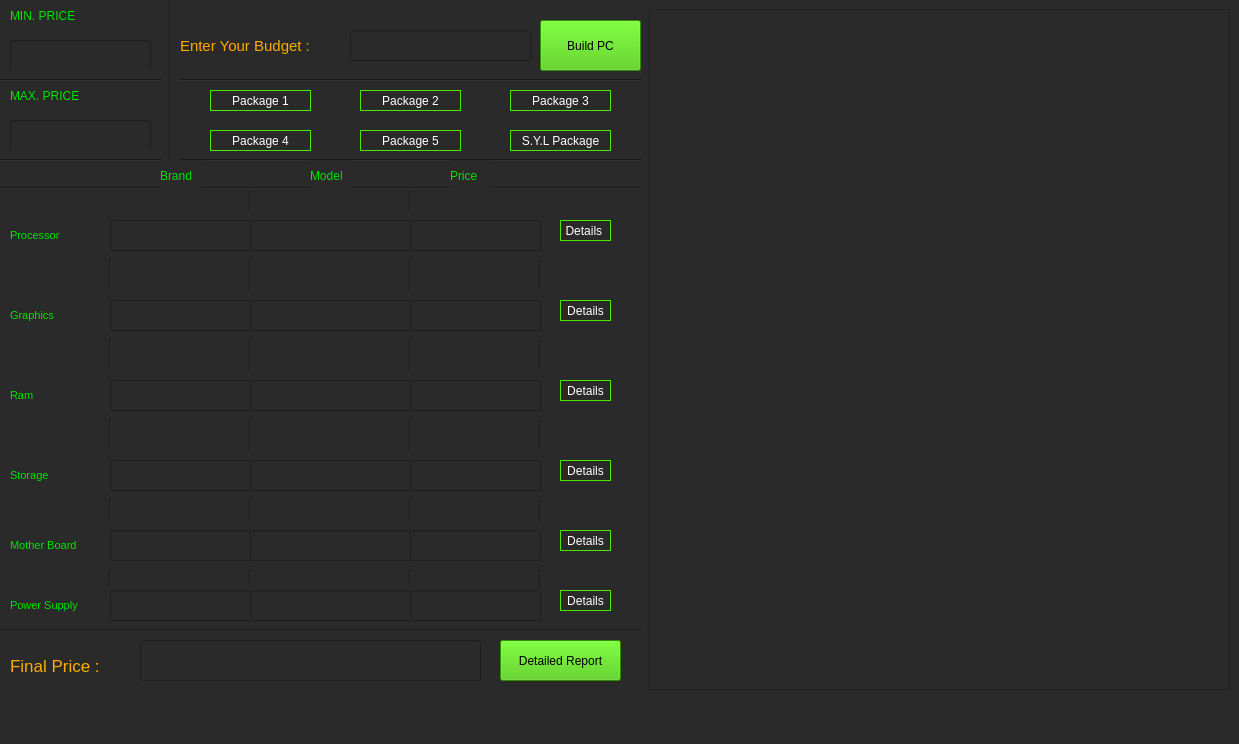
<?xml version="1.0" encoding="UTF-8"?>
<ui version="4.0">
 <class>MainWindow</class>
 <widget class="QMainWindow" name="MainWindow">
  <property name="geometry">
   <rect>
    <x>0</x>
    <y>0</y>
    <width>1239</width>
    <height>744</height>
   </rect>
  </property>
  <property name="windowTitle">
   <string>PC Builder</string>
  </property>
  <property name="styleSheet">
   <string notr="true">background-color: rgb(42, 42, 42);</string>
  </property>
  <widget class="QWidget" name="centralwidget">
   <widget class="Line" name="line">
    <property name="geometry">
     <rect>
      <x>160</x>
      <y>0</y>
      <width>20</width>
      <height>161</height>
     </rect>
    </property>
    <property name="orientation">
     <enum>Qt::Vertical</enum>
    </property>
   </widget>
   <widget class="QWidget" name="verticalLayoutWidget">
    <property name="geometry">
     <rect>
      <x>649</x>
      <y>9</y>
      <width>581</width>
      <height>681</height>
     </rect>
    </property>
    <layout class="QVBoxLayout" name="verticalLayout">
     <item>
      <widget class="QTextBrowser" name="display">
       <property name="styleSheet">
        <string notr="true">color: rgb(255, 255, 255);</string>
       </property>
       <property name="html">
        <string>&lt;!DOCTYPE HTML PUBLIC &quot;-//W3C//DTD HTML 4.0//EN&quot; &quot;http://www.w3.org/TR/REC-html40/strict.dtd&quot;&gt;
&lt;html&gt;&lt;head&gt;&lt;meta name=&quot;qrichtext&quot; content=&quot;1&quot; /&gt;&lt;style type=&quot;text/css&quot;&gt;
p, li { white-space: pre-wrap; }
&lt;/style&gt;&lt;/head&gt;&lt;body style=&quot; font-family:'MS Shell Dlg 2'; font-size:7.8pt; font-weight:400; font-style:normal;&quot;&gt;
&lt;p style=&quot;-qt-paragraph-type:empty; margin-top:0px; margin-bottom:0px; margin-left:0px; margin-right:0px; -qt-block-indent:0; text-indent:0px;&quot;&gt;&lt;br /&gt;&lt;/p&gt;&lt;/body&gt;&lt;/html&gt;</string>
       </property>
      </widget>
     </item>
    </layout>
   </widget>
   <widget class="QLabel" name="label">
    <property name="geometry">
     <rect>
      <x>10</x>
      <y>0</y>
      <width>111</width>
      <height>31</height>
     </rect>
    </property>
    <property name="font">
     <font>
      <pointsize>9</pointsize>
     </font>
    </property>
    <property name="styleSheet">
     <string notr="true">
color: rgb(0, 229, 0);</string>
    </property>
    <property name="text">
     <string>MIN. PRICE</string>
    </property>
   </widget>
   <widget class="QLabel" name="label_2">
    <property name="geometry">
     <rect>
      <x>10</x>
      <y>80</y>
      <width>111</width>
      <height>31</height>
     </rect>
    </property>
    <property name="font">
     <font>
      <pointsize>9</pointsize>
     </font>
    </property>
    <property name="styleSheet">
     <string notr="true">
color: rgb(0, 229, 0);</string>
    </property>
    <property name="text">
     <string>MAX. PRICE</string>
    </property>
   </widget>
   <widget class="QLineEdit" name="leMinprice">
    <property name="geometry">
     <rect>
      <x>10</x>
      <y>40</y>
      <width>141</width>
      <height>31</height>
     </rect>
    </property>
    <property name="styleSheet">
     <string notr="true">border-color: rgb(0, 0, 0);
color: rgb(255, 255, 255);</string>
    </property>
   </widget>
   <widget class="QLineEdit" name="leMaxprice">
    <property name="geometry">
     <rect>
      <x>10</x>
      <y>120</y>
      <width>141</width>
      <height>31</height>
     </rect>
    </property>
    <property name="styleSheet">
     <string notr="true">border-color: rgb(0, 0, 0);
color: rgb(255, 255, 255);</string>
    </property>
   </widget>
   <widget class="Line" name="line_2">
    <property name="geometry">
     <rect>
      <x>0</x>
      <y>70</y>
      <width>161</width>
      <height>20</height>
     </rect>
    </property>
    <property name="orientation">
     <enum>Qt::Horizontal</enum>
    </property>
   </widget>
   <widget class="QLabel" name="label_3">
    <property name="geometry">
     <rect>
      <x>180</x>
      <y>30</y>
      <width>161</width>
      <height>31</height>
     </rect>
    </property>
    <property name="font">
     <font>
      <pointsize>11</pointsize>
     </font>
    </property>
    <property name="styleSheet">
     <string notr="true">color: rgb(255, 170, 0);</string>
    </property>
    <property name="text">
     <string>Enter Your Budget :</string>
    </property>
   </widget>
   <widget class="QLineEdit" name="leBudget">
    <property name="geometry">
     <rect>
      <x>350</x>
      <y>30</y>
      <width>181</width>
      <height>31</height>
     </rect>
    </property>
    <property name="styleSheet">
     <string notr="true">color: rgb(255, 255, 255);</string>
    </property>
    <property name="text">
     <string/>
    </property>
   </widget>
   <widget class="Line" name="line_3">
    <property name="geometry">
     <rect>
      <x>180</x>
      <y>70</y>
      <width>461</width>
      <height>20</height>
     </rect>
    </property>
    <property name="orientation">
     <enum>Qt::Horizontal</enum>
    </property>
   </widget>
   <widget class="Line" name="line_4">
    <property name="geometry">
     <rect>
      <x>0</x>
      <y>150</y>
      <width>161</width>
      <height>20</height>
     </rect>
    </property>
    <property name="orientation">
     <enum>Qt::Horizontal</enum>
    </property>
   </widget>
   <widget class="Line" name="line_5">
    <property name="geometry">
     <rect>
      <x>180</x>
      <y>150</y>
      <width>461</width>
      <height>20</height>
     </rect>
    </property>
    <property name="orientation">
     <enum>Qt::Horizontal</enum>
    </property>
   </widget>
   <widget class="QPushButton" name="bPakage1">
    <property name="geometry">
     <rect>
      <x>210</x>
      <y>90</y>
      <width>101</width>
      <height>21</height>
     </rect>
    </property>
    <property name="styleSheet">
     <string notr="true">border: 0.5px  solid rgb(77, 232, 0);
color: rgb(255, 255, 255);</string>
    </property>
    <property name="text">
     <string>Package 1</string>
    </property>
   </widget>
   <widget class="QPushButton" name="bPakage2">
    <property name="geometry">
     <rect>
      <x>360</x>
      <y>90</y>
      <width>101</width>
      <height>21</height>
     </rect>
    </property>
    <property name="styleSheet">
     <string notr="true">border: 0.5px  solid rgb(77, 232, 0);
color: rgb(255, 255, 255);</string>
    </property>
    <property name="text">
     <string>Package 2</string>
    </property>
   </widget>
   <widget class="QPushButton" name="bPakage3">
    <property name="geometry">
     <rect>
      <x>510</x>
      <y>90</y>
      <width>101</width>
      <height>21</height>
     </rect>
    </property>
    <property name="styleSheet">
     <string notr="true">border: 0.5px  solid rgb(77, 232, 0);
color: rgb(255, 255, 255);</string>
    </property>
    <property name="text">
     <string>Package 3</string>
    </property>
   </widget>
   <widget class="QPushButton" name="bPakage4">
    <property name="geometry">
     <rect>
      <x>210</x>
      <y>130</y>
      <width>101</width>
      <height>21</height>
     </rect>
    </property>
    <property name="styleSheet">
     <string notr="true">border: 0.5px  solid rgb(77, 232, 0);
color: rgb(255, 255, 255);</string>
    </property>
    <property name="text">
     <string>Package 4</string>
    </property>
   </widget>
   <widget class="QPushButton" name="bPakage5">
    <property name="geometry">
     <rect>
      <x>360</x>
      <y>130</y>
      <width>101</width>
      <height>21</height>
     </rect>
    </property>
    <property name="styleSheet">
     <string notr="true">border: 0.5px  solid rgb(77, 232, 0);
color: rgb(255, 255, 255);</string>
    </property>
    <property name="text">
     <string>Package 5</string>
    </property>
   </widget>
   <widget class="QPushButton" name="bPakage6">
    <property name="geometry">
     <rect>
      <x>510</x>
      <y>130</y>
      <width>101</width>
      <height>21</height>
     </rect>
    </property>
    <property name="styleSheet">
     <string notr="true">border: 0.5px  solid rgb(77, 232, 0);
color: rgb(255, 255, 255);</string>
    </property>
    <property name="text">
     <string>S.Y.L Package</string>
    </property>
   </widget>
   <widget class="Line" name="line_6">
    <property name="geometry">
     <rect>
      <x>0</x>
      <y>620</y>
      <width>641</width>
      <height>20</height>
     </rect>
    </property>
    <property name="orientation">
     <enum>Qt::Horizontal</enum>
    </property>
   </widget>
   <widget class="QLabel" name="label_4">
    <property name="geometry">
     <rect>
      <x>10</x>
      <y>650</y>
      <width>121</width>
      <height>31</height>
     </rect>
    </property>
    <property name="font">
     <font>
      <pointsize>13</pointsize>
     </font>
    </property>
    <property name="styleSheet">
     <string notr="true">color: rgb(255, 170, 0);</string>
    </property>
    <property name="text">
     <string>Final Price :</string>
    </property>
   </widget>
   <widget class="QLineEdit" name="lefinalprice">
    <property name="geometry">
     <rect>
      <x>140</x>
      <y>640</y>
      <width>341</width>
      <height>41</height>
     </rect>
    </property>
    <property name="font">
     <font>
      <pointsize>12</pointsize>
     </font>
    </property>
    <property name="styleSheet">
     <string notr="true">color: rgb(255, 255, 255);</string>
    </property>
    <property name="text">
     <string/>
    </property>
   </widget>
   <widget class="QLabel" name="label_5">
    <property name="geometry">
     <rect>
      <x>10</x>
      <y>220</y>
      <width>91</width>
      <height>31</height>
     </rect>
    </property>
    <property name="font">
     <font>
      <pointsize>8</pointsize>
     </font>
    </property>
    <property name="styleSheet">
     <string notr="true">
color: rgb(0, 229, 0);</string>
    </property>
    <property name="text">
     <string>Processor</string>
    </property>
   </widget>
   <widget class="Line" name="line_7">
    <property name="geometry">
     <rect>
      <x>0</x>
      <y>180</y>
      <width>641</width>
      <height>16</height>
     </rect>
    </property>
    <property name="orientation">
     <enum>Qt::Horizontal</enum>
    </property>
   </widget>
   <widget class="QPushButton" name="bDetailgraphics">
    <property name="geometry">
     <rect>
      <x>560</x>
      <y>300</y>
      <width>51</width>
      <height>21</height>
     </rect>
    </property>
    <property name="styleSheet">
     <string notr="true">border: 0.5px  solid rgb(77, 232, 0);
color: rgb(255, 255, 255);</string>
    </property>
    <property name="text">
     <string>Details</string>
    </property>
   </widget>
   <widget class="QPushButton" name="bDetailprocessor">
    <property name="geometry">
     <rect>
      <x>560</x>
      <y>220</y>
      <width>51</width>
      <height>21</height>
     </rect>
    </property>
    <property name="styleSheet">
     <string notr="true">border: 0.5px  solid rgb(77, 232, 0);
color: rgb(255, 255, 255);</string>
    </property>
    <property name="text">
     <string>Details </string>
    </property>
   </widget>
   <widget class="QPushButton" name="bDetailram">
    <property name="geometry">
     <rect>
      <x>560</x>
      <y>380</y>
      <width>51</width>
      <height>21</height>
     </rect>
    </property>
    <property name="styleSheet">
     <string notr="true">border: 0.5px  solid rgb(77, 232, 0);
color: rgb(255, 255, 255);</string>
    </property>
    <property name="text">
     <string>Details</string>
    </property>
   </widget>
   <widget class="QPushButton" name="bDetailstore">
    <property name="geometry">
     <rect>
      <x>560</x>
      <y>460</y>
      <width>51</width>
      <height>21</height>
     </rect>
    </property>
    <property name="styleSheet">
     <string notr="true">border: 0.5px  solid rgb(77, 232, 0);
color: rgb(255, 255, 255);</string>
    </property>
    <property name="text">
     <string>Details</string>
    </property>
   </widget>
   <widget class="QPushButton" name="bDetailmother">
    <property name="geometry">
     <rect>
      <x>560</x>
      <y>530</y>
      <width>51</width>
      <height>21</height>
     </rect>
    </property>
    <property name="styleSheet">
     <string notr="true">border: 0.5px  solid rgb(77, 232, 0);
color: rgb(255, 255, 255);</string>
    </property>
    <property name="text">
     <string>Details</string>
    </property>
   </widget>
   <widget class="QPushButton" name="bDetailpower">
    <property name="geometry">
     <rect>
      <x>560</x>
      <y>590</y>
      <width>51</width>
      <height>21</height>
     </rect>
    </property>
    <property name="styleSheet">
     <string notr="true">border: 0.5px  solid rgb(77, 232, 0);
color: rgb(255, 255, 255);</string>
    </property>
    <property name="text">
     <string>Details</string>
    </property>
   </widget>
   <widget class="QPushButton" name="bDetailram_2">
    <property name="geometry">
     <rect>
      <x>500</x>
      <y>640</y>
      <width>121</width>
      <height>41</height>
     </rect>
    </property>
    <property name="styleSheet">
     <string notr="true">background-color: rgb(66, 198, 0);
color: rgb(0, 0, 0);
font: 10pt &quot;MS Shell Dlg 2&quot;;
font: 75 8pt &quot;MS Shell Dlg 2&quot;;
font: 75 9pt &quot;MS Shell Dlg 2&quot;;</string>
    </property>
    <property name="text">
     <string>Detailed Report</string>
    </property>
   </widget>
   <widget class="QLabel" name="label_6">
    <property name="geometry">
     <rect>
      <x>10</x>
      <y>300</y>
      <width>91</width>
      <height>31</height>
     </rect>
    </property>
    <property name="font">
     <font>
      <pointsize>8</pointsize>
     </font>
    </property>
    <property name="styleSheet">
     <string notr="true">
color: rgb(0, 229, 0);</string>
    </property>
    <property name="text">
     <string>Graphics</string>
    </property>
   </widget>
   <widget class="QLabel" name="label_7">
    <property name="geometry">
     <rect>
      <x>10</x>
      <y>380</y>
      <width>91</width>
      <height>31</height>
     </rect>
    </property>
    <property name="font">
     <font>
      <pointsize>8</pointsize>
     </font>
    </property>
    <property name="styleSheet">
     <string notr="true">
color: rgb(0, 229, 0);</string>
    </property>
    <property name="text">
     <string>Ram</string>
    </property>
   </widget>
   <widget class="QLabel" name="label_8">
    <property name="geometry">
     <rect>
      <x>10</x>
      <y>460</y>
      <width>91</width>
      <height>31</height>
     </rect>
    </property>
    <property name="font">
     <font>
      <pointsize>8</pointsize>
     </font>
    </property>
    <property name="styleSheet">
     <string notr="true">
color: rgb(0, 229, 0);</string>
    </property>
    <property name="text">
     <string>Storage</string>
    </property>
   </widget>
   <widget class="QLabel" name="label_9">
    <property name="geometry">
     <rect>
      <x>10</x>
      <y>530</y>
      <width>91</width>
      <height>31</height>
     </rect>
    </property>
    <property name="font">
     <font>
      <pointsize>8</pointsize>
     </font>
    </property>
    <property name="styleSheet">
     <string notr="true">
color: rgb(0, 229, 0);</string>
    </property>
    <property name="text">
     <string>Mother Board</string>
    </property>
   </widget>
   <widget class="QLabel" name="label_10">
    <property name="geometry">
     <rect>
      <x>10</x>
      <y>590</y>
      <width>91</width>
      <height>31</height>
     </rect>
    </property>
    <property name="font">
     <font>
      <pointsize>8</pointsize>
     </font>
    </property>
    <property name="styleSheet">
     <string notr="true">
color: rgb(0, 229, 0);</string>
    </property>
    <property name="text">
     <string>Power Supply</string>
    </property>
   </widget>
   <widget class="QLabel" name="label_11">
    <property name="geometry">
     <rect>
      <x>160</x>
      <y>160</y>
      <width>41</width>
      <height>31</height>
     </rect>
    </property>
    <property name="font">
     <font>
      <pointsize>9</pointsize>
     </font>
    </property>
    <property name="styleSheet">
     <string notr="true">
color: rgb(0, 229, 0);</string>
    </property>
    <property name="text">
     <string>Brand</string>
    </property>
   </widget>
   <widget class="QLabel" name="label_12">
    <property name="geometry">
     <rect>
      <x>310</x>
      <y>160</y>
      <width>41</width>
      <height>31</height>
     </rect>
    </property>
    <property name="font">
     <font>
      <pointsize>9</pointsize>
     </font>
    </property>
    <property name="styleSheet">
     <string notr="true">color: rgb(0, 229, 0);</string>
    </property>
    <property name="text">
     <string>Model</string>
    </property>
   </widget>
   <widget class="QLabel" name="label_13">
    <property name="geometry">
     <rect>
      <x>450</x>
      <y>160</y>
      <width>41</width>
      <height>31</height>
     </rect>
    </property>
    <property name="font">
     <font>
      <pointsize>9</pointsize>
     </font>
    </property>
    <property name="styleSheet">
     <string notr="true">color: rgb(0, 229, 0);</string>
    </property>
    <property name="text">
     <string>Price</string>
    </property>
   </widget>
   <widget class="QLineEdit" name="leBrandproce">
    <property name="geometry">
     <rect>
      <x>110</x>
      <y>220</y>
      <width>141</width>
      <height>31</height>
     </rect>
    </property>
    <property name="styleSheet">
     <string notr="true">color: rgb(255, 255, 255);</string>
    </property>
    <property name="text">
     <string/>
    </property>
   </widget>
   <widget class="QLineEdit" name="leBrandgraph">
    <property name="geometry">
     <rect>
      <x>110</x>
      <y>300</y>
      <width>141</width>
      <height>31</height>
     </rect>
    </property>
    <property name="styleSheet">
     <string notr="true">color: rgb(255, 255, 255);</string>
    </property>
   </widget>
   <widget class="QLineEdit" name="leBrandram">
    <property name="geometry">
     <rect>
      <x>110</x>
      <y>380</y>
      <width>141</width>
      <height>31</height>
     </rect>
    </property>
    <property name="styleSheet">
     <string notr="true">color: rgb(255, 255, 255);</string>
    </property>
   </widget>
   <widget class="QLineEdit" name="leBrandstora">
    <property name="geometry">
     <rect>
      <x>110</x>
      <y>460</y>
      <width>141</width>
      <height>31</height>
     </rect>
    </property>
    <property name="styleSheet">
     <string notr="true">color: rgb(255, 255, 255);</string>
    </property>
   </widget>
   <widget class="QLineEdit" name="leBrandmother">
    <property name="geometry">
     <rect>
      <x>110</x>
      <y>530</y>
      <width>141</width>
      <height>31</height>
     </rect>
    </property>
    <property name="styleSheet">
     <string notr="true">color: rgb(255, 255, 255);</string>
    </property>
   </widget>
   <widget class="QLineEdit" name="leBrandpower">
    <property name="geometry">
     <rect>
      <x>110</x>
      <y>590</y>
      <width>141</width>
      <height>31</height>
     </rect>
    </property>
    <property name="styleSheet">
     <string notr="true">color: rgb(255, 255, 255);</string>
    </property>
   </widget>
   <widget class="QLineEdit" name="leModelram">
    <property name="geometry">
     <rect>
      <x>250</x>
      <y>380</y>
      <width>161</width>
      <height>31</height>
     </rect>
    </property>
    <property name="styleSheet">
     <string notr="true">color: rgb(255, 255, 255);</string>
    </property>
   </widget>
   <widget class="QLineEdit" name="leModelgraph">
    <property name="geometry">
     <rect>
      <x>250</x>
      <y>300</y>
      <width>161</width>
      <height>31</height>
     </rect>
    </property>
    <property name="styleSheet">
     <string notr="true">color: rgb(255, 255, 255);</string>
    </property>
   </widget>
   <widget class="QLineEdit" name="leModelmother">
    <property name="geometry">
     <rect>
      <x>250</x>
      <y>530</y>
      <width>161</width>
      <height>31</height>
     </rect>
    </property>
    <property name="styleSheet">
     <string notr="true">color: rgb(255, 255, 255);</string>
    </property>
   </widget>
   <widget class="QLineEdit" name="leModelstorag">
    <property name="geometry">
     <rect>
      <x>250</x>
      <y>460</y>
      <width>161</width>
      <height>31</height>
     </rect>
    </property>
    <property name="styleSheet">
     <string notr="true">color: rgb(255, 255, 255);</string>
    </property>
   </widget>
   <widget class="QLineEdit" name="leModelpower">
    <property name="geometry">
     <rect>
      <x>250</x>
      <y>590</y>
      <width>161</width>
      <height>31</height>
     </rect>
    </property>
    <property name="styleSheet">
     <string notr="true">color: rgb(255, 255, 255);</string>
    </property>
   </widget>
   <widget class="QLineEdit" name="leModelProce">
    <property name="geometry">
     <rect>
      <x>250</x>
      <y>220</y>
      <width>161</width>
      <height>31</height>
     </rect>
    </property>
    <property name="styleSheet">
     <string notr="true">color: rgb(255, 255, 255);</string>
    </property>
   </widget>
   <widget class="QLineEdit" name="lePriceram">
    <property name="geometry">
     <rect>
      <x>410</x>
      <y>380</y>
      <width>131</width>
      <height>31</height>
     </rect>
    </property>
    <property name="styleSheet">
     <string notr="true">color: rgb(255, 255, 255);</string>
    </property>
   </widget>
   <widget class="QLineEdit" name="lePricegraphi">
    <property name="geometry">
     <rect>
      <x>410</x>
      <y>300</y>
      <width>131</width>
      <height>31</height>
     </rect>
    </property>
    <property name="styleSheet">
     <string notr="true">color: rgb(255, 255, 255);</string>
    </property>
   </widget>
   <widget class="QLineEdit" name="lePricemother">
    <property name="geometry">
     <rect>
      <x>410</x>
      <y>530</y>
      <width>131</width>
      <height>31</height>
     </rect>
    </property>
    <property name="styleSheet">
     <string notr="true">color: rgb(255, 255, 255);</string>
    </property>
   </widget>
   <widget class="QLineEdit" name="lePricestorag">
    <property name="geometry">
     <rect>
      <x>410</x>
      <y>460</y>
      <width>131</width>
      <height>31</height>
     </rect>
    </property>
    <property name="styleSheet">
     <string notr="true">color: rgb(255, 255, 255);</string>
    </property>
   </widget>
   <widget class="QLineEdit" name="lePricepower">
    <property name="geometry">
     <rect>
      <x>410</x>
      <y>590</y>
      <width>131</width>
      <height>31</height>
     </rect>
    </property>
    <property name="styleSheet">
     <string notr="true">color: rgb(255, 255, 255);</string>
    </property>
   </widget>
   <widget class="QLineEdit" name="lePriceproces">
    <property name="geometry">
     <rect>
      <x>410</x>
      <y>220</y>
      <width>131</width>
      <height>31</height>
     </rect>
    </property>
    <property name="styleSheet">
     <string notr="true">color: rgb(255, 255, 255);</string>
    </property>
   </widget>
   <widget class="Line" name="line_13">
    <property name="geometry">
     <rect>
      <x>100</x>
      <y>260</y>
      <width>20</width>
      <height>31</height>
     </rect>
    </property>
    <property name="orientation">
     <enum>Qt::Vertical</enum>
    </property>
   </widget>
   <widget class="Line" name="line_14">
    <property name="geometry">
     <rect>
      <x>100</x>
      <y>340</y>
      <width>20</width>
      <height>31</height>
     </rect>
    </property>
    <property name="orientation">
     <enum>Qt::Vertical</enum>
    </property>
   </widget>
   <widget class="Line" name="line_15">
    <property name="geometry">
     <rect>
      <x>100</x>
      <y>420</y>
      <width>20</width>
      <height>31</height>
     </rect>
    </property>
    <property name="orientation">
     <enum>Qt::Vertical</enum>
    </property>
   </widget>
   <widget class="Line" name="line_16">
    <property name="geometry">
     <rect>
      <x>100</x>
      <y>500</y>
      <width>20</width>
      <height>21</height>
     </rect>
    </property>
    <property name="orientation">
     <enum>Qt::Vertical</enum>
    </property>
   </widget>
   <widget class="Line" name="line_17">
    <property name="geometry">
     <rect>
      <x>100</x>
      <y>570</y>
      <width>20</width>
      <height>16</height>
     </rect>
    </property>
    <property name="orientation">
     <enum>Qt::Vertical</enum>
    </property>
   </widget>
   <widget class="Line" name="line_21">
    <property name="geometry">
     <rect>
      <x>240</x>
      <y>420</y>
      <width>20</width>
      <height>31</height>
     </rect>
    </property>
    <property name="orientation">
     <enum>Qt::Vertical</enum>
    </property>
   </widget>
   <widget class="Line" name="line_23">
    <property name="geometry">
     <rect>
      <x>240</x>
      <y>191</y>
      <width>20</width>
      <height>20</height>
     </rect>
    </property>
    <property name="styleSheet">
     <string notr="true">color: rgb(255, 255, 255);</string>
    </property>
    <property name="orientation">
     <enum>Qt::Vertical</enum>
    </property>
   </widget>
   <widget class="Line" name="line_22">
    <property name="geometry">
     <rect>
      <x>240</x>
      <y>500</y>
      <width>20</width>
      <height>21</height>
     </rect>
    </property>
    <property name="orientation">
     <enum>Qt::Vertical</enum>
    </property>
   </widget>
   <widget class="Line" name="line_18">
    <property name="geometry">
     <rect>
      <x>240</x>
      <y>260</y>
      <width>20</width>
      <height>31</height>
     </rect>
    </property>
    <property name="orientation">
     <enum>Qt::Vertical</enum>
    </property>
   </widget>
   <widget class="Line" name="line_20">
    <property name="geometry">
     <rect>
      <x>240</x>
      <y>570</y>
      <width>20</width>
      <height>16</height>
     </rect>
    </property>
    <property name="orientation">
     <enum>Qt::Vertical</enum>
    </property>
   </widget>
   <widget class="Line" name="line_19">
    <property name="geometry">
     <rect>
      <x>240</x>
      <y>340</y>
      <width>20</width>
      <height>31</height>
     </rect>
    </property>
    <property name="orientation">
     <enum>Qt::Vertical</enum>
    </property>
   </widget>
   <widget class="Line" name="line_24">
    <property name="geometry">
     <rect>
      <x>400</x>
      <y>420</y>
      <width>20</width>
      <height>31</height>
     </rect>
    </property>
    <property name="orientation">
     <enum>Qt::Vertical</enum>
    </property>
   </widget>
   <widget class="Line" name="line_25">
    <property name="geometry">
     <rect>
      <x>400</x>
      <y>191</y>
      <width>20</width>
      <height>20</height>
     </rect>
    </property>
    <property name="orientation">
     <enum>Qt::Vertical</enum>
    </property>
   </widget>
   <widget class="Line" name="line_26">
    <property name="geometry">
     <rect>
      <x>400</x>
      <y>500</y>
      <width>20</width>
      <height>21</height>
     </rect>
    </property>
    <property name="orientation">
     <enum>Qt::Vertical</enum>
    </property>
   </widget>
   <widget class="Line" name="line_27">
    <property name="geometry">
     <rect>
      <x>400</x>
      <y>260</y>
      <width>20</width>
      <height>31</height>
     </rect>
    </property>
    <property name="orientation">
     <enum>Qt::Vertical</enum>
    </property>
   </widget>
   <widget class="Line" name="line_28">
    <property name="geometry">
     <rect>
      <x>400</x>
      <y>570</y>
      <width>20</width>
      <height>16</height>
     </rect>
    </property>
    <property name="orientation">
     <enum>Qt::Vertical</enum>
    </property>
   </widget>
   <widget class="Line" name="line_29">
    <property name="geometry">
     <rect>
      <x>400</x>
      <y>340</y>
      <width>20</width>
      <height>31</height>
     </rect>
    </property>
    <property name="orientation">
     <enum>Qt::Vertical</enum>
    </property>
   </widget>
   <widget class="Line" name="line_30">
    <property name="geometry">
     <rect>
      <x>530</x>
      <y>420</y>
      <width>20</width>
      <height>31</height>
     </rect>
    </property>
    <property name="orientation">
     <enum>Qt::Vertical</enum>
    </property>
   </widget>
   <widget class="Line" name="line_32">
    <property name="geometry">
     <rect>
      <x>530</x>
      <y>500</y>
      <width>20</width>
      <height>21</height>
     </rect>
    </property>
    <property name="orientation">
     <enum>Qt::Vertical</enum>
    </property>
   </widget>
   <widget class="Line" name="line_33">
    <property name="geometry">
     <rect>
      <x>530</x>
      <y>260</y>
      <width>20</width>
      <height>31</height>
     </rect>
    </property>
    <property name="orientation">
     <enum>Qt::Vertical</enum>
    </property>
   </widget>
   <widget class="Line" name="line_34">
    <property name="geometry">
     <rect>
      <x>530</x>
      <y>570</y>
      <width>20</width>
      <height>16</height>
     </rect>
    </property>
    <property name="orientation">
     <enum>Qt::Vertical</enum>
    </property>
   </widget>
   <widget class="Line" name="line_35">
    <property name="geometry">
     <rect>
      <x>530</x>
      <y>340</y>
      <width>20</width>
      <height>31</height>
     </rect>
    </property>
    <property name="orientation">
     <enum>Qt::Vertical</enum>
    </property>
   </widget>
   <widget class="QPushButton" name="bBuild">
    <property name="geometry">
     <rect>
      <x>540</x>
      <y>20</y>
      <width>101</width>
      <height>51</height>
     </rect>
    </property>
    <property name="styleSheet">
     <string notr="true">background-color: rgb(66, 198, 0);
color: rgb(0, 0, 0);
font: 10pt &quot;MS Shell Dlg 2&quot;;
font: 75 8pt &quot;MS Shell Dlg 2&quot;;
font: 75 9pt &quot;MS Shell Dlg 2&quot;;</string>
    </property>
    <property name="text">
     <string>Build PC</string>
    </property>
   </widget>
  </widget>
  <widget class="QMenuBar" name="menubar">
   <property name="geometry">
    <rect>
     <x>0</x>
     <y>0</y>
     <width>1239</width>
     <height>25</height>
    </rect>
   </property>
  </widget>
  <widget class="QStatusBar" name="statusbar"/>
 </widget>
 <resources/>
 <connections/>
</ui>
